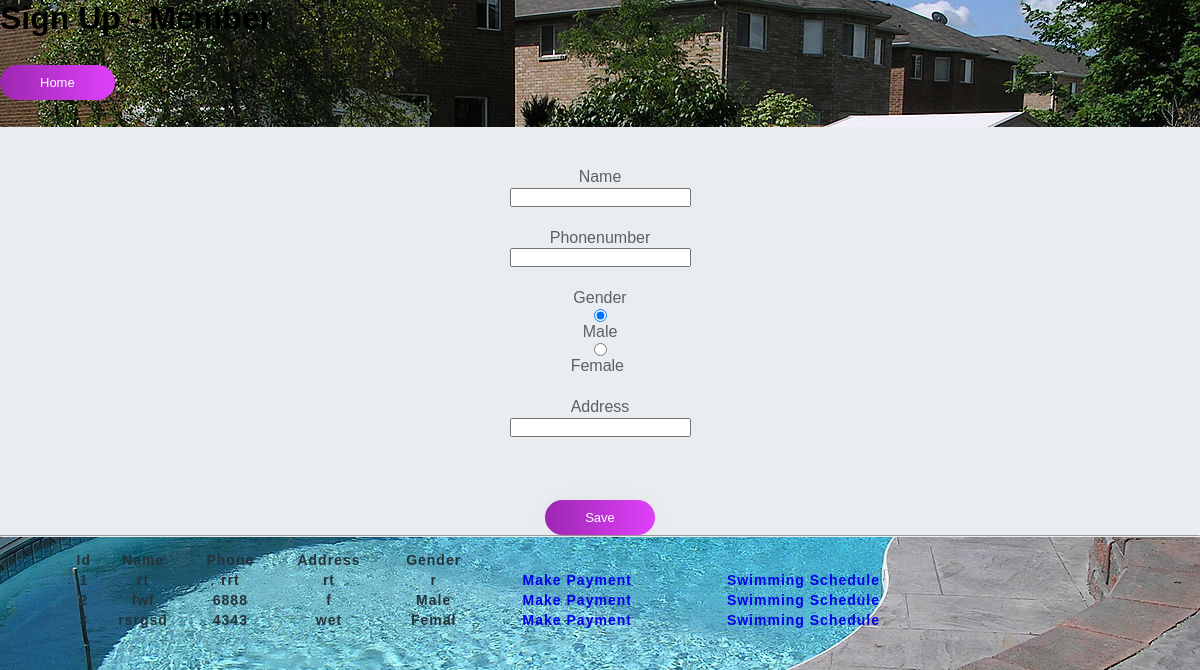
Screenshot of /try/MemberRegistration.php (signed in) with the database file from the repository.
### tables this page shows
CREATE TABLE `members` (
  `member_id` int(11) NOT NULL,
  `member_name` text NOT NULL,
  `member_phonenumber` text NOT NULL,
  `member_address` text NOT NULL,
  `member_gender` text NOT NULL
);

### try/MemberRegistration.php (the view, shortened to what this page needs)
<?php
$query = "SELECT member_id,member_name, member_phonenumber, member_address, member_gender from members";
$member_rows="";
if ($result=mysqli_query($link,$query))
{
  $member_rows="";
  while ($row=mysqli_fetch_row($result))
    {
        $member_rows = $member_rows."<tr><td>".$row[0]."</td><td>".$row[1]."</td><td>".$row[2]."</td><td>".$row[3]."</td><td>".$row[4]."</td><td><a href='MemberPayment.php?memberid=".$row[0]."'>Make Payment</a></td><td><a href='SwimmingSchedule.php?memberid=".$row[0]."'>Swimming Schedule</a></td></tr>";
    }
}
$member_name_err="";
$member_phonenumber_err="";
$member_address_err="";
$member_name="";
$member_phonenumber="";
$member_address="";
?>
<!DOCTYPE html>
<html>
<head>
  <link rel="stylesheet" href="css/style.css" charset="UTF-8">
    <link rel="stylesheet" href="css/table.css" charset="UTF-8">
</head>
<body>
    <div class="page-header">
	<h1></b>Sign Up - Member</h1>
			<br></br>
    <a class="homebuttons" href="Home.php">Home</a><br>
	<br></br>
    </div>
    <form class="form1" action="MemberRegistration.php" method="post">
        Name <pre></pre>
        <input type="text" name="member_name" value="<?php echo $member_name; ?>"/>  <span><?php echo $member_name_err; ?></span> <br>
        Phonenumber
        <input type="text" name="member_phonenumber" value="<?php echo $member_phonenumber; ?>" /> <span><?php echo $member_phonenumber_err; ?></span><br>
        Gender
        <input type="radio" name="member_gender" value="Male" checked /> Male <pre></pre>
        <input type="radio" name="member_gender" value="Femal"/> Female
		<br></br>
        Address <br>
        <input type="text" name="member_address" value="<?php echo $member_address; ?>" /> <span><?php echo $member_address_err; ?></span><br>
       <br></br>
	   <input class="homebuttons" type="submit" value="Save" />
    </form>
    <hr>
    <table class="pass" border="1">
        <tr>
        <th>Id</th><th>Name</th><th>Phone</th><th>Address</th><th>Gender</th>
        </tr>
        <?php echo $member_rows; ?>
    </table>
</body>
</html>

### try/css/style.css (style rules this page uses)
body { background-color: #F3EBF6; font-family: 'Ubuntu', sans-serif; background-image: url('"https://localhost/abd/swim.jpg'); background-repeat: no-repeat; background-attachment: fixed; background-size: cover; }
form.form1 { padding-top: 40px; }
.pass { width: 76%; color: rgb(38, 50, 56); font-weight: 700; font-size: 14px; letter-spacing: 1px; background: rgba(136, 126, 126, 0.04); padding: 10px 20px; border: none; border-radius: 20px; outline: none; box-sizing: border-box; border: 2px solid rgba(0, 0, 0, 0.02); margin-bottom: 50px; margin-left: 46px; text-align: center; margin-bottom: 27px; font-family: 'Ubuntu', sans-serif; }
.homebuttons { cursor: pointer; border-radius: 5em; color: #fff; background: linear-gradient(to right, #9C27B0, #E040FB); border: 0; padding-left: 40px; padding-right: 40px; padding-bottom: 10px; padding-top: 10px; font-family: 'Ubuntu', sans-serif; margin-right: 00%; font-size: 13px; box-shadow: 0 0 20px 1px rgba(0, 0, 0, 0.04); }
a { text-shadow: 0px 0px 3px rgba(117, 117, 117, 0.12); color: #blue; text-decoration: none }

### try/css/table.css (style rules this page uses)
* { margin: 0; padding: 0; box-sizing: border-box; }
.form1 { color: #5D6063; background-color: #EAEDF0; font-family: "Helvetica", "Arial", sans-serif; font-size: 16px; line-height: 1.3; display: flex; flex-direction: column; align-items: center; }

### rows the page displays
members: member_id "1", member_name "rt", member_phonenumber "rrt", member_address "rt", member_gender "r"
members: member_id "2", member_name "fwf", member_phonenumber "6888", member_address "f", member_gender "Male"
members: member_id "3", member_name "rsrgsd", member_phonenumber "4343", member_address "wet", member_gender "Femal"
